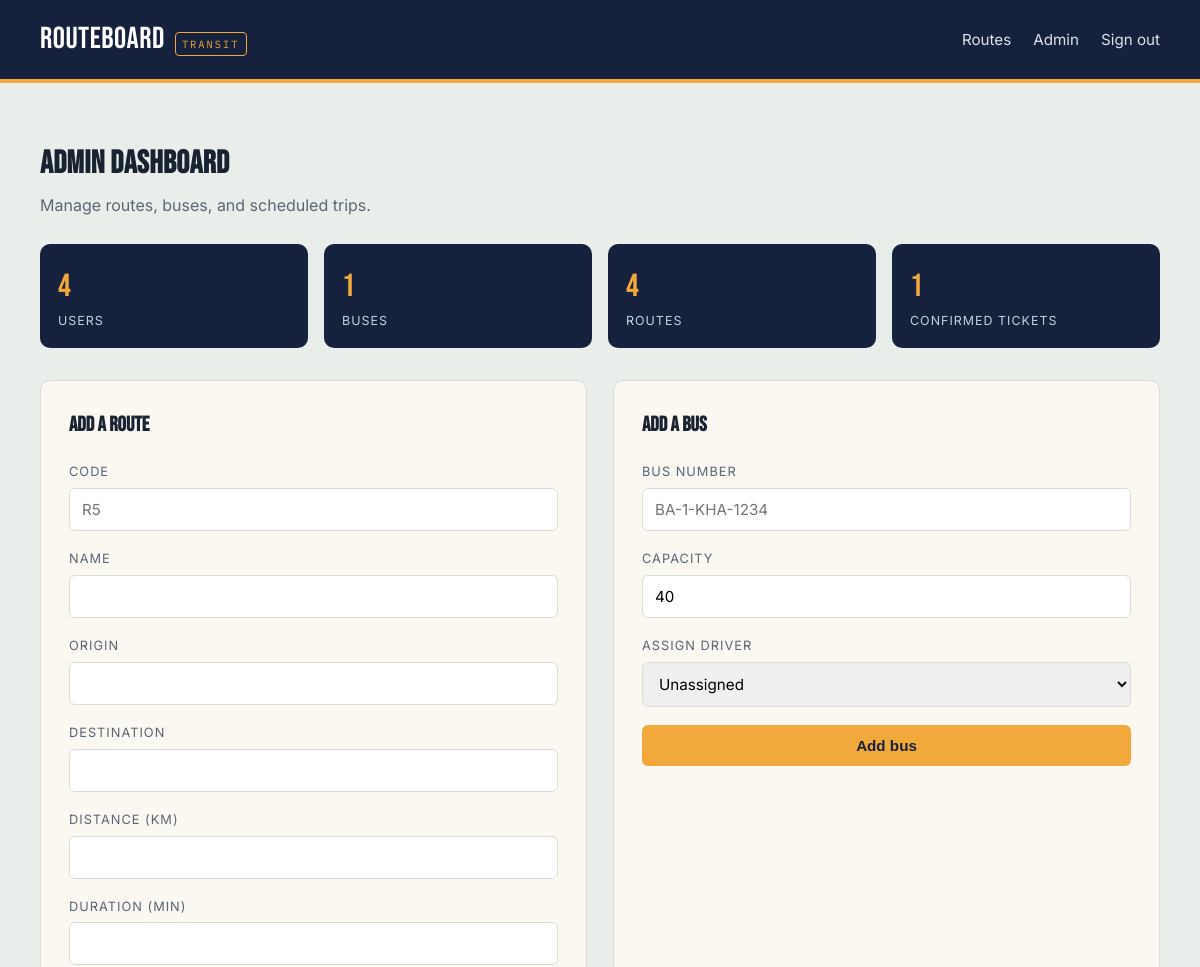
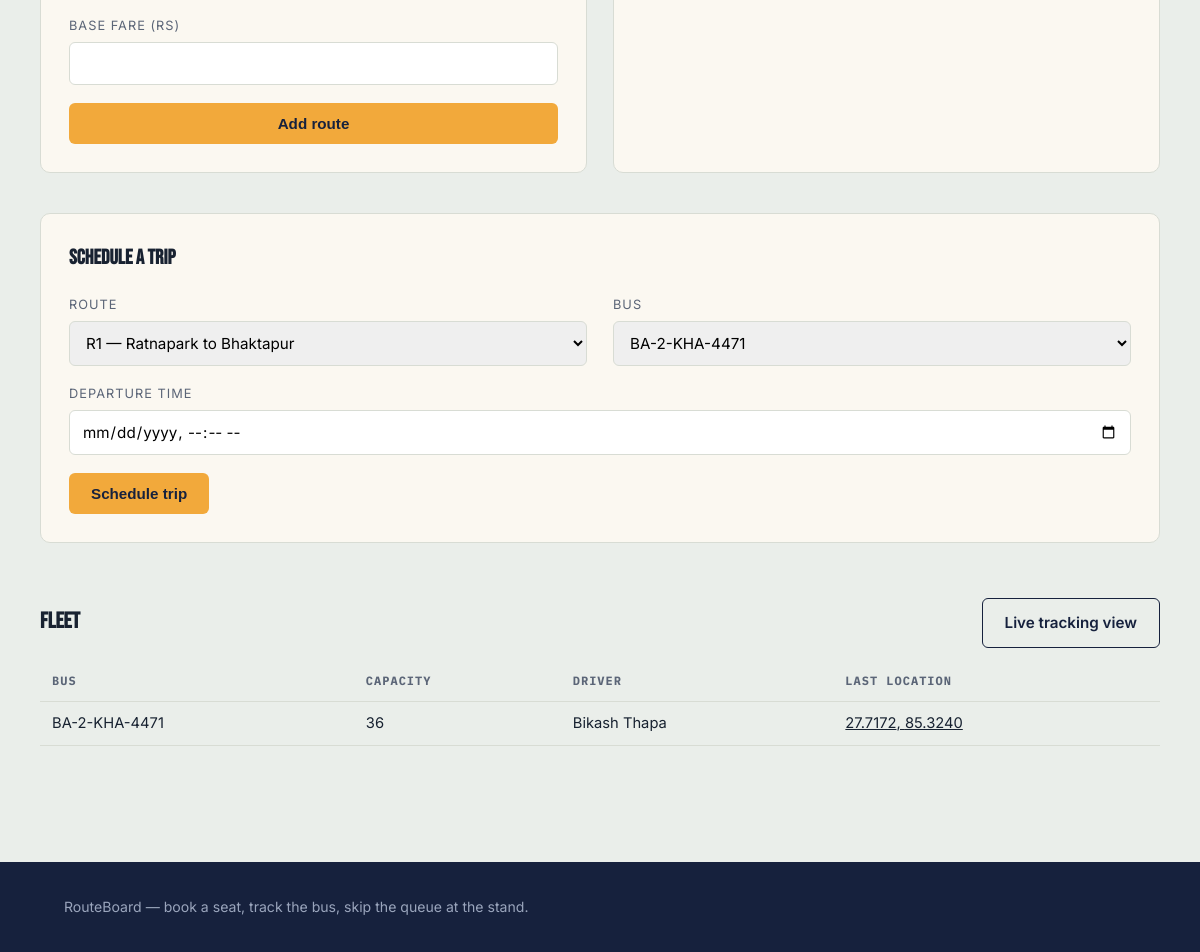
The page /admin (signed in) on the database its author committed (2 pictures, top to bottom).
### tables this page shows
CREATE TABLE buses (
    id INTEGER PRIMARY KEY AUTOINCREMENT,
    bus_number TEXT UNIQUE NOT NULL,
    capacity INTEGER NOT NULL DEFAULT 40,
    driver_id INTEGER REFERENCES drivers(id),
    current_lat REAL,
    current_lng REAL,
    location_updated_at TEXT
);

CREATE TABLE users (
    id INTEGER PRIMARY KEY AUTOINCREMENT,
    name TEXT NOT NULL,
    email TEXT UNIQUE NOT NULL,
    password_hash TEXT NOT NULL,
    role TEXT NOT NULL DEFAULT 'passenger',
    created_at TEXT NOT NULL
);

### app.py (the view)
@app.route("/admin", methods=["GET"])
@login_required
def admin_dashboard():
    if not g.user.is_admin:
        flash("Admin access only.", "error")
        return redirect(url_for("home"))
    stats = {
        "users": User.count(),
        "buses": Bus.count(),
        "routes": Route.count(),
        "tickets": Ticket.count_confirmed(),
    }
    buses = Bus.all()
    routes = Route.all()
    drivers = Driver.all()
    return render_template("admin_dashboard.html", stats=stats, buses=buses,
                            routes=routes, drivers=drivers)

### app.py (called while the page is built)
@app.before_request
def load_logged_in_user():
    user_id = session.get("user_id")
    g.user = User.get(user_id) if user_id else None

@app.context_processor
def inject_current_user():
    class _Anon:
        is_authenticated = False
        is_admin = False
        is_driver = False
        name = ""
    return {"current_user": g.user if g.user else _Anon()}

def login_required(view):
    @wraps(view)
    def wrapped(*args, **kwargs):
        if g.user is None:
            flash("Please sign in to continue.", "info")
            return redirect(url_for("login"))
        return view(*args, **kwargs)
    return wrapped

### db.py (called while the page is built)
def get_db():
    if "db" not in g:
        g.db = sqlite3.connect(DB_PATH)
        g.db.row_factory = sqlite3.Row
        g.db.execute("PRAGMA foreign_keys = ON")
    return g.db

### models.py (called while the page is built)
def _parse_dt(value):
    if value is None:
        return None
    if isinstance(value, datetime):
        return value
    return datetime.fromisoformat(value)

    @property
    def is_authenticated(self):
        return True

    @property
    def is_admin(self):
        return self.role == ROLE_ADMIN

    @staticmethod
    def _from_row(row):
        if row is None:
            return None
        return User(row["id"], row["name"], row["email"], row["password_hash"],
                    row["role"], row["created_at"])

    @classmethod
    def get(cls, user_id):
        row = get_db().execute("SELECT * FROM users WHERE id = ?", (user_id,)).fetchone()
        return cls._from_row(row)

    @classmethod
    def count(cls):
        return get_db().execute("SELECT COUNT(*) c FROM users").fetchone()["c"]

    @property
    def user(self):
        if self._user is None:
            self._user = User.get(self.user_id)
        return self._user

    @staticmethod
    def _from_row(row):
        if row is None:
            return None
        return Driver(row["id"], row["user_id"], row["license_no"], row["on_duty"])

    @classmethod
    def get(cls, driver_id):
        row = get_db().execute("SELECT * FROM drivers WHERE id = ?", (driver_id,)).fetchone()
        return cls._from_row(row)

    @classmethod
    def all(cls):
        rows = get_db().execute("SELECT * FROM drivers").fetchall()
        return [cls._from_row(r) for r in rows]

    @property
    def driver(self):
        if self._driver is None and self.driver_id:
            self._driver = Driver.get(self.driver_id)
        return self._driver

### templates/admin_dashboard.html (shortened to what this page needs)
{% extends "base.html" %}
{% block content %}
<section class="section container">
  <div class="section-head">
    <div>
      <h2>Admin dashboard</h2>
      <p>Manage routes, buses, and scheduled trips.</p>
    </div>
  </div>
  <div class="stat-grid">
    <div class="stat-card"><div class="num">{{ stats.users }}</div><div class="label">Users</div></div>
    <div class="stat-card"><div class="num">{{ stats.buses }}</div><div class="label">Buses</div></div>
    <div class="stat-card"><div class="num">{{ stats.routes }}</div><div class="label">Routes</div></div>
    <div class="stat-card"><div class="num">{{ stats.tickets }}</div><div class="label">Confirmed tickets</div></div>
  </div>
  <div class="two-col" style="margin-bottom:40px;">
    <div class="card">
      <h3 style="font-family:var(--font-display); font-size:1.3rem; margin-top:0;">Add a route</h3>
      <form method="post" action="{{ url_for('admin_add_route') }}">
        <div class="form-group"><label>Code</label><input name="code" required placeholder="R5"></div>
        <div class="form-group"><label>Name</label><input name="name" required></div>
        <div class="form-group"><label>Origin</label><input name="origin" required></div>
        <div class="form-group"><label>Destination</label><input name="destination" required></div>
        <div class="form-group"><label>Distance (km)</label><input name="distance_km" type="number" step="0.1" required></div>
        <div class="form-group"><label>Duration (min)</label><input name="duration_min" type="number" required></div>
        <div class="form-group"><label>Base fare (Rs)</label><input name="base_fare" type="number" step="0.1" required></div>
        <button class="btn btn-amber btn-block" type="submit">Add route</button>
      </form>
    </div>
    <div class="card">
      <h3 style="font-family:var(--font-display); font-size:1.3rem; margin-top:0;">Add a bus</h3>
      <form method="post" action="{{ url_for('admin_add_bus') }}">
        <div class="form-group"><label>Bus number</label><input name="bus_number" required placeholder="BA-1-KHA-1234"></div>
        <div class="form-group"><label>Capacity</label><input name="capacity" type="number" value="40" required></div>
        <div class="form-group">
          <label>Assign driver</label>
          <select name="driver_id">
            <option value="">Unassigned</option>
          </select>
        </div>
        <button class="btn btn-amber btn-block" type="submit">Add bus</button>
      </form>
    </div>
  </div>
  <div class="card" style="margin-bottom:40px;">
    <h3 style="font-family:var(--font-display); font-size:1.3rem; margin-top:0;">Schedule a trip</h3>
    <form method="post" action="{{ url_for('admin_add_trip') }}">
      <div class="two-col">
        <div class="form-group">
          <label>Route</label>
          <select name="route_id" required>
            {% for r in routes %}<option value="{{ r.id }}">{{ r.code }} — {{ r.origin }} to {{ r.destination }}</option>{% endfor %}
          </select>
        </div>
        <div class="form-group">
          <label>Bus</label>
          <select name="bus_id" required>
            {% for b in buses %}<option value="{{ b.id }}">{{ b.bus_number }}</option>{% endfor %}
          </select>
        </div>
      </div>
      <div class="form-group"><label>Departure time</label><input name="departure_time" type="datetime-local" required></div>
      <button class="btn btn-amber" type="submit">Schedule trip</button>
    </form>
  </div>
  <div style="display:flex; align-items:center; justify-content:space-between;">
    <h3 style="font-family:var(--font-display); font-size:1.4rem;">Fleet</h3>
    <a class="btn btn-outline" href="{{ url_for('admin_fleet') }}">Live tracking view</a>
  </div>
  <table class="data-table">
    <thead><tr><th>Bus</th><th>Capacity</th><th>Driver</th><th>Last location</th></tr></thead>
    <tbody>
      {% for b in buses %}
      <tr>
        <td>{{ b.bus_number }}</td>
        <td>{{ b.capacity }}</td>
        <td>{{ b.driver.user.name if b.driver else '—' }}</td>
        <td>
          {% if b.current_lat %}
            <a href="{{ url_for('track_bus', bus_id=b.id) }}">{{ '%.4f'|format(b.current_lat) }}, {{ '%.4f'|format(b.current_lng) }}</a>
          {% else %} — {% endif %}
        </td>
      </tr>
      {% endfor %}
    </tbody>
  </table>
</section>
{% endblock %}

### static/css/style.css (style rules this page uses)
:root { --ink: #16213D; --ink-soft: #2B3A5C; --paper: #EAEEEA; --card: #FBF8F1; --amber: #F2A93B; --amber-deep: #C97F16; --teal: #2F7A6F; --red: #C1443C; --line: #D8DCD4; --text: #182231; --text-muted: #5B6577; --font-display: 'Bebas Neue', 'Archivo Expanded', sans-serif; --font-body: 'Inter', 'Work Sans', sans-serif; --font-mono: 'IBM Plex Mono', monospace; --radius: 10px; }
* { box-sizing: border-box; }
html { scroll-behavior: smooth; }
body { margin: 0; background: var(--paper); color: var(--text); font-family: var(--font-body); line-height: 1.55; }
a { color: inherit; }
.container { max-width: 1120px; margin: 0 auto; padding: 0 24px; }
.btn { display: inline-flex; align-items: center; justify-content: center; gap: 8px; border: none; border-radius: 6px; padding: 12px 22px; font-weight: 600; font-size: 0.95rem; cursor: pointer; text-decoration: none; }
.btn-amber { background: var(--amber); color: var(--ink); }
.btn-outline { background: transparent; border: 1.5px solid var(--ink); color: var(--ink); }
.btn-block { width: 100%; }
.section { padding: 56px 0; }
.section-head { display: flex; justify-content: space-between; align-items: baseline; margin-bottom: 26px; }
.section-head h2 { font-family: var(--font-display); font-size: 2rem; letter-spacing: 0.4px; margin: 0; }
.section-head p { color: var(--text-muted); margin: 4px 0 0; }
.card { background: var(--card); border: 1px solid var(--line); border-radius: var(--radius); padding: 28px; }
.form-group { margin-bottom: 18px; }
.form-group label { display: block; font-size: 0.8rem; text-transform: uppercase; letter-spacing: 1px; color: var(--text-muted); margin-bottom: 6px; }
.form-group input, .form-group select { width: 100%; padding: 11px 12px; border-radius: 6px; border: 1px solid var(--line); font-family: var(--font-body); font-size: 0.95rem; }
.two-col { display: grid; grid-template-columns: 1fr 1fr; gap: 26px; }
table.data-table { width: 100%; border-collapse: collapse; font-size: 0.92rem; }
table.data-table th, table.data-table td { text-align: left; padding: 10px 12px; border-bottom: 1px solid var(--line); }
table.data-table th { font-family: var(--font-mono); font-size: 0.75rem; text-transform: uppercase; letter-spacing: 1px; color: var(--text-muted); }
.stat-grid { display: grid; grid-template-columns: repeat(4, 1fr); gap: 16px; margin-bottom: 32px; }
.stat-card { background: var(--ink); color: #fff; border-radius: var(--radius); padding: 18px; }
.stat-card .num { font-family: var(--font-display); font-size: 2rem; color: var(--amber); }
.stat-card .label { font-size: 0.78rem; color: #C7CEDD; text-transform: uppercase; letter-spacing: 1px; }

### rows shown on the page
buses: bus_number "BA-2-KHA-4471", capacity "36", driver.user "Bikash Thapa", current_lat "27.7172", current_lng "85.3240"

### other values the page prints
{{ stats.users }} "4"
{{ stats.buses }} "1"
{{ stats.routes }} "4"
{{ stats.tickets }} "1"
form field route_id "R1 — Ratnapark to Bhaktapur"
form field bus_id "BA-2-KHA-4471"
